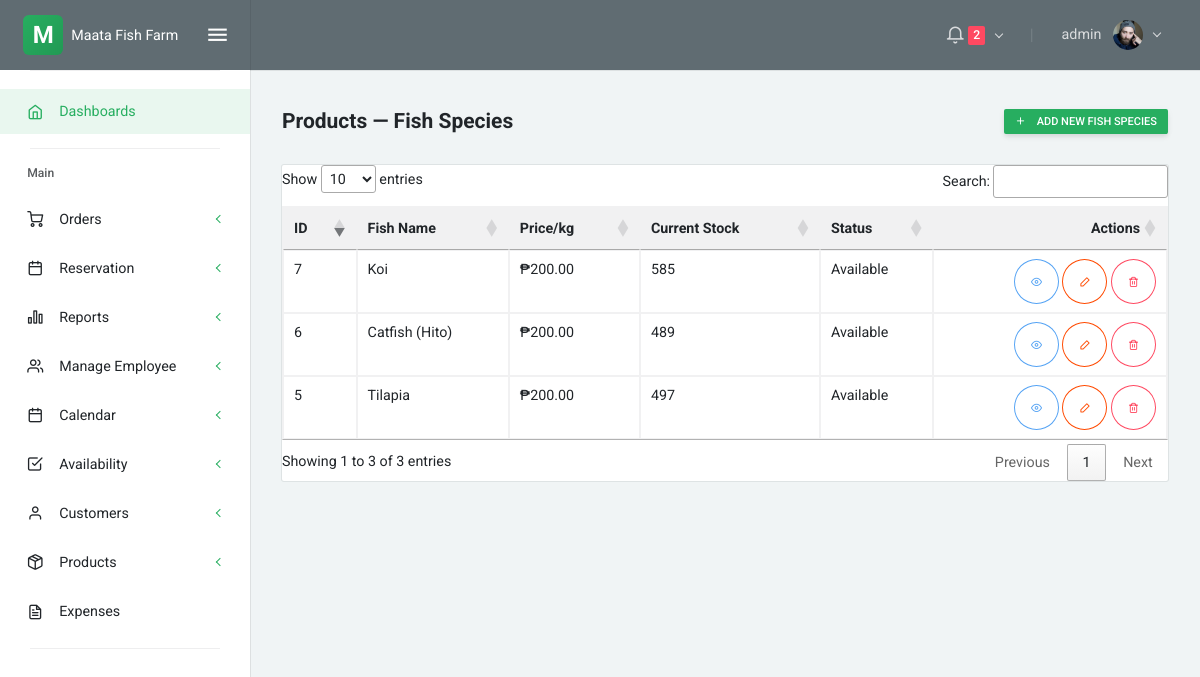
/products_fish.php (signed in), run on an earlier commit of the app's database.
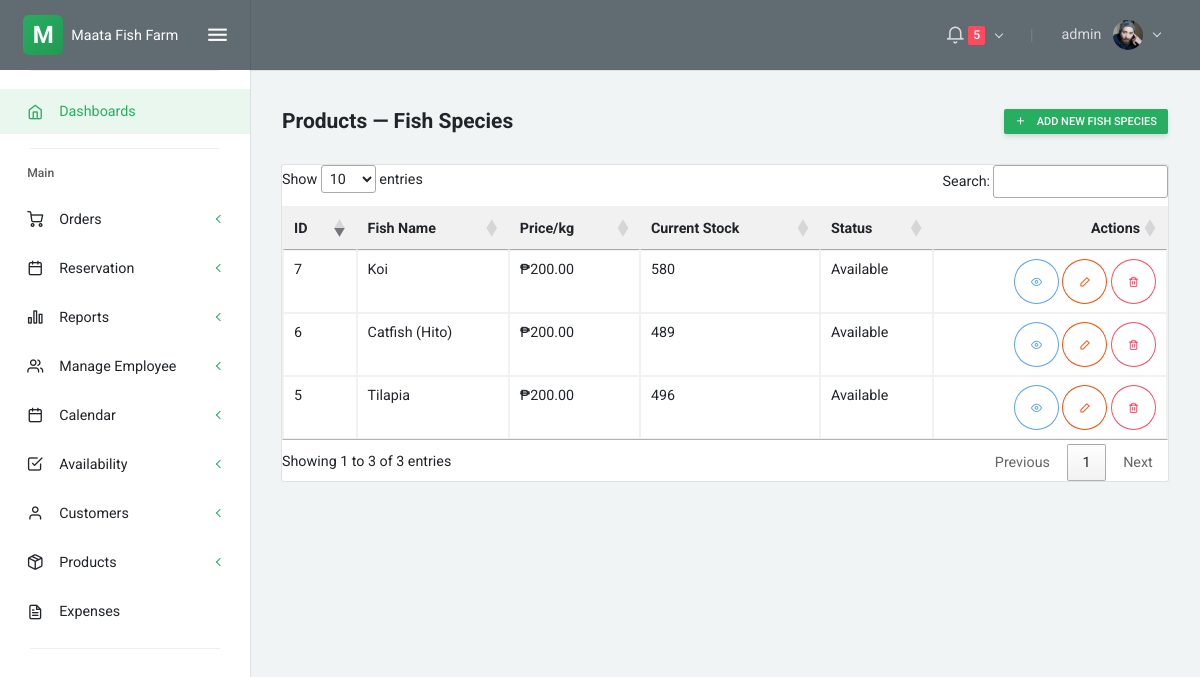
And on a later commit of the database.
### tables this page shows
CREATE TABLE `fish_species` (
  `fish_id` int(11) NOT NULL,
  `name` varchar(100) NOT NULL,
  `local_name` varchar(100) DEFAULT NULL,
  `price_per_kg` decimal(10,2) NOT NULL,
  `stock` int(11) DEFAULT 0,
  `harvest_schedule` varchar(50) DEFAULT NULL,
  `description` text DEFAULT NULL,
  `status` enum('available','unavailable') DEFAULT 'available',
  `created_at` timestamp NOT NULL DEFAULT current_timestamp(),
  `updated_at` timestamp NOT NULL DEFAULT current_timestamp() ON UPDATE current_timestamp(),
  `image` varchar(255) DEFAULT NULL
);

### products_fish.php (the view, shortened to what the changed rows need)
<?php include 'partials/head.php'; ?>
<?php include 'partials/navbar.php'; ?>
<div class="layout-content">
    <div class="container-fluid flex-grow-1 container-p-y">
        <div class="card">
            <div class="table-responsive">
                <?php
                require __DIR__ . '/config/db.php';
                $fish = [];
                $stmt = $conn->prepare('SELECT fish_id, name, local_name, price_per_kg, stock, harvest_schedule, description, status, image FROM fish_species ORDER BY name ASC');
                if ($stmt) {
                    $stmt->execute();
                    $res = $stmt->get_result();
                    while ($r = $res->fetch_assoc()) $fish[] = $r;
                }
                ?>
                <table id="fishTable" class="table table-sm table-bordered table-hover mb-0" style="width:100%">
                    <thead class="bg-light">
                        <tr>
                            <th>ID</th>
                            <th>Fish Name</th>
                            <th>Price/kg</th>
                            <th>Current Stock</th>
                            <th>Status</th>
                            <th class="text-right">Actions</th>
                        </tr>
                    </thead>
                    <tbody>
                        <?php foreach ($fish as $f): ?>
                            <tr>
                                <td><?php echo (int)$f['fish_id']; ?></td>
                                <td><?php echo htmlspecialchars($f['name']); ?></td>
                                <td>₱<?php echo number_format($f['price_per_kg'], 2); ?></td>
                                <td><?php echo (int)$f['stock']; ?></td>
                                <td><?php echo htmlspecialchars(ucfirst($f['status'])); ?></td>
                                <td class="text-right">
                                    <button class="btn btn-sm btn-icon btn-outline-info view-fish"
                                        data-id="<?php echo (int)$f['fish_id']; ?>"
                                        data-name="<?php echo htmlspecialchars($f['name']); ?>"
                                        data-local="<?php echo htmlspecialchars($f['local_name']); ?>"
                                        data-price="<?php echo number_format($f['price_per_kg'], 2, '.', ''); ?>"
                                        data-stock="<?php echo (int)$f['stock']; ?>"
                                        data-harvest="<?php echo htmlspecialchars($f['harvest_schedule']); ?>"
                                        data-desc="<?php echo htmlspecialchars($f['description']); ?>"
                                        data-status="<?php echo htmlspecialchars($f['status']); ?>"
                                        data-image="<?php echo htmlspecialchars($f['image'] ?? ''); ?>"
                                        title="View"><i class="feather icon-eye"></i></button>
                                    <button class="btn btn-sm btn-icon btn-outline-primary edit-fish"
                                        data-id="<?php echo (int)$f['fish_id']; ?>"
                                        data-name="<?php echo htmlspecialchars($f['name']); ?>"
                                        data-local="<?php echo htmlspecialchars($f['local_name']); ?>"
                                        data-price="<?php echo number_format($f['price_per_kg'], 2, '.', ''); ?>"
                                        data-stock="<?php echo (int)$f['stock']; ?>"
                                        data-harvest="<?php echo htmlspecialchars($f['harvest_schedule']); ?>"
                                        data-desc="<?php echo htmlspecialchars($f['description']); ?>"
                                        data-status="<?php echo htmlspecialchars($f['status']); ?>"
                                        title="Edit"><i class="feather icon-edit-2"></i></button>
                                    <button class="btn btn-sm btn-icon btn-outline-danger delete-fish" data-id="<?php echo (int)$f['fish_id']; ?>" title="Delete"><i class="feather icon-trash-2"></i></button>
                                </td>
                            </tr>
                        <?php endforeach; ?>
                    </tbody>
                </table>
            </div>
        </div>
    </div>
    <?php include 'partials/footer.php'; ?>
    <link rel="stylesheet" href="https://cdn.datatables.net/1.13.6/css/jquery.dataTables.min.css">

### partials/navbar.php (shortened to what the changed rows need)
<?php
require_once __DIR__ . '/../config/db.php';
$pending_count = 0;
$status = 'pending';
$pc_stmt = $conn->prepare('SELECT COUNT(*) as cnt FROM reservations WHERE status = ?');
if ($pc_stmt) {
    $pc_stmt->bind_param('s', $status);
    $pc_stmt->execute();
    $pc_res = $pc_stmt->get_result();
    $pending_count = (int)($pc_res->fetch_assoc()['cnt'] ?? 0);
}
?>
<div class="layout-container">
    <nav class="layout-navbar navbar navbar-expand-lg align-items-lg-center bg-dark container-p-x" id="layout-navbar">
        <div class="navbar-collapse collapse" id="layout-navbar-collapse">
            <div class="navbar-nav align-items-lg-center ml-auto">
                <div class="demo-navbar-notifications nav-item dropdown mr-lg-3">
                    <a class="nav-link dropdown-toggle" href="javascript:void(0);" data-toggle="dropdown" aria-haspopup="true" aria-expanded="false" style="cursor: pointer; pointer-events: auto;">
                        <i class="feather icon-bell navbar-icon align-middle"></i>
                        <?php if ($pending_count > 0): ?>
                        <span class="badge badge-danger"><?php echo $pending_count; ?></span>
                        <?php endif; ?>
                    </a>
                </div>
            </div>
        </div>
    </nav>

What changed in the data, as far as the page shows it:
changed fish_species "Koi": stock "585" → "580"
changed fish_species "Tilapia": stock "497" → "496"
Also different on the page:
$pending_count: "2" → "5"
